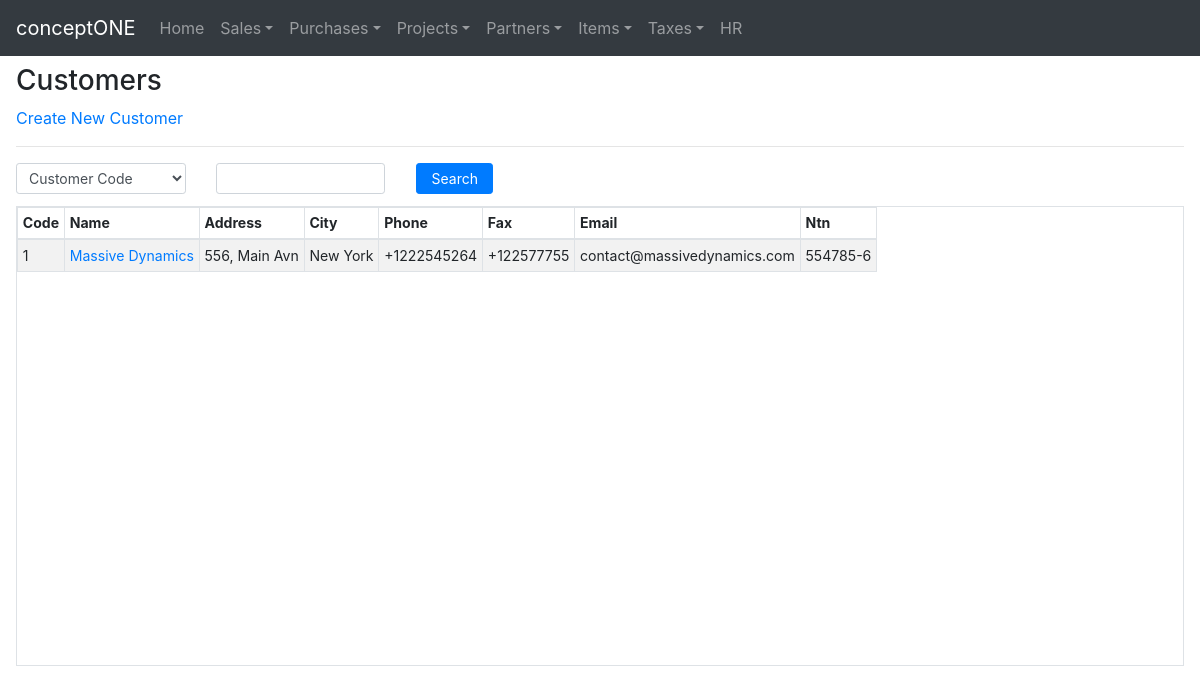
Before: /customers/ with the older database file.
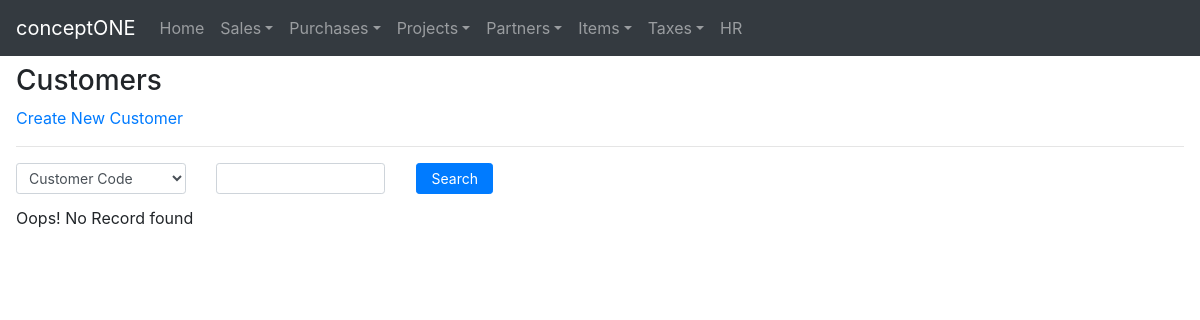
After: the same page with the newer database file.
### crudbasic/models.py (models this page shows, shortened)
class Customers(models.Model):
    customer_code = models.CharField(max_length=16, unique=True)
    customer_name = models.CharField(max_length=128, unique=True)
    customer_address = models.CharField(max_length=264)
    customer_city = models.CharField(max_length=128)
    customer_phone = models.CharField(max_length=128, blank=True)
    customer_fax = models.CharField(max_length=128, blank=True)
    customer_email = models.EmailField(max_length=192, blank=True)
    customer_ntn_number = models.CharField(max_length=128, blank=True)
    created_on = models.DateTimeField(auto_now_add=True)
    updated_on = models.DateTimeField(auto_now=True)

### crudbasic/views.py (the view, shortened to what this page needs)
# urls.py: path('customers/',views.CustomerView.as_view(),name='customers'),
class CustomerView(TemplateView):
    template_name = 'crudbasic/basedisplay.html'
    def get(self, request, *args, **kwargs):
        main_title = 'Customers'
        create_link= {'name':'Create New Customer','value':'crudbasic:createcustomer'}
        search_form = BasicSearch(caller = Customers)
        table_head_temp = get_col_heads(Customers)
        table_head = []
        for idx, val in enumerate(table_head_temp):
            table_head.append(str(val[1]).split(" ")[1])
        page_data = Customers.objects.order_by('created_on')
        return render(request, self.template_name, {'page_data': page_data,
                                                    'search_form' : search_form,
                                                    'table_head':table_head,
                                                    'main_title':main_title,
                                                    'create_link':create_link
                                                    })

### crudbasic/forms.py
class BasicSearch(forms.Form):
    field_dct = {}
    search_by = forms.ChoiceField(choices=field_dct,widget=forms.Select(attrs={'class':'form-control form-control-sm'}))
    search_for = forms.CharField(widget=forms.TextInput(attrs={'class':'form-control form-control-sm'}))
    def __init__(self,*arg,**kwargs):
        caller = kwargs.pop('caller')
        super(BasicSearch, self).__init__(*arg,**kwargs)
        field_dct = get_col_heads(caller)
        self.fields['search_by'].choices = field_dct

### crudbasic/basic_functions.py (called while the page is built)
def get_col_heads(caller):
    caller_fields = caller._meta.fields
    field_list = []
    human_rdable_list =[]
    for fields in caller_fields:
        column_head = (str(fields)).split(".")
        human_rdable_name = column_head[-1].replace("_"," ").title()
        human_rdable_list.append(human_rdable_name)
        field_list.append(column_head[-1])
    field_list = field_list[1:-2]
    human_rdable_list = human_rdable_list[1:-2]
    field_dct = tuple(zip(field_list,human_rdable_list))
    return field_dct

### templates/crudbasic/basedisplay.html
<!DOCTYPE html>
{% extends 'crudbasic/base.html' %}
{% block body_block %}
<h3 class="">{{ main_title }}</h3>
<a class="" href="{% url create_link.value %}">{{ create_link.name }}</a>
<hr class="">
{% if search_form %}
<form method="POST">{% csrf_token %}
  <div class="row mb-0">
    <div class="col-xl-2 col-lg-3 col-md-4 mb-2">
      {{ search_form.search_by}}
    </div>
    <div class="col-xl-2 col-lg-3 col-md-4 mb-2">
      {{ search_form.search_for }}
    </div>
    <div class="col-xl-1 col-lg-1 col-md-2 pl-2 mb-1 ml-2">
      <button class="btn btn-primary btn-sm button-custom" type="submit" value="search" name="search">Search</button>
    </div>
  </div>
</form>
{% endif %}
<div class="row">
  <div class="col-md-12">
    <div class="mt-0 pb-3 pt-1">
    {% if page_data %}
    <table class="table table-bordered table-striped table-sm table-properties">
      <thead class="">
        <tr>
          {% for head in table_head %}
            <th scope="col">{{ head }}</th>
          {% endfor %}
        </tr>
      </thead>
      <tbody>
        {% if main_title == 'Customers' %}
          {% include 'crudbasic/tables/customertable.html' %}
        {% elif main_title == 'Suppliers' %}
          {% include 'crudbasic/tables/suppliertable.html' %}
        {% elif main_title == 'Items' %}
          {% include 'crudbasic/tables/itemtable.html' %}
        {% elif main_title == 'Projects' %}
          {% include 'crudbasic/tables/projecttable.html' %}
        {% elif main_title == 'Tax Rates' %}
          {% include 'crudbasic/tables/taxratetable.html' %}
        {% endif %}
      </tbody>
    </table>
    {% else %}
      <p>Oops! No Record found</p>
    {% endif %}
    </div>
  </div>
</div>
{% endblock %}

### templates/crudbasic/tables/customertable.html
<!DOCTYPE html>
    {% for customer in page_data %}
    <tr scope="row">
      <td>{{ customer.customer_code }}</td>
      <td>
        <a href="update/{{customer.id}}/">{{ customer.customer_name }}</a>
      </td>
      <td>{{ customer.customer_address }}</td>
      <td>{{ customer.customer_city }}</td>
      <td>{{ customer.customer_phone }}</td>
      <td>{{ customer.customer_fax }}</td>
      <td>{{ customer.customer_email }}</td>
      <td>{{ customer.customer_ntn_number }}</td>
    </tr>
    {% endfor %}

Changed rows visible on the page:
removed Customers: customer_code "1", customer_name "Massive Dynamics", customer_address "556, Main Avn", customer_city "New York", customer_phone "+1222545264", customer_fax "+122577755", customer_email "contact@massivedynamics.com", customer_ntn_number "554785-6"
Other visible differences:
text now shown: "Oops! No Record found"
list line gone: "Code"
list line gone: "Name"
list line gone: "Address"
list line gone: "City"
list line gone: "Phone"
list line gone: "Fax"
list line gone: "Email"
list line gone: "Ntn"
